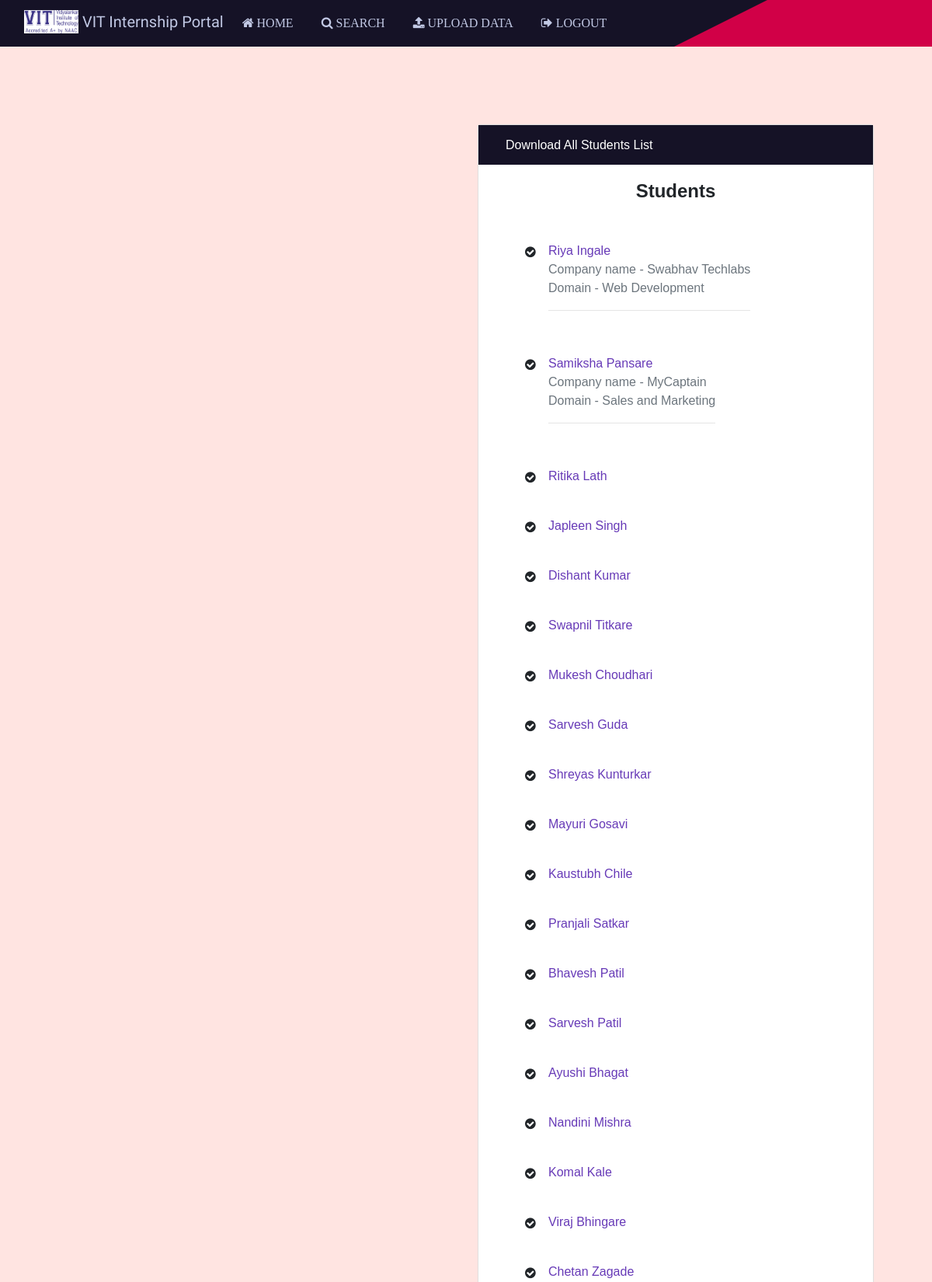
Page /search (signed in, upper part) on the committed database.
### app.py (models this page shows)
class Users(UserMixin, db.Model):
    id = db.Column(db.Integer, primary_key=True)
    fullname = db.Column(db.String(150))
    rollno = db.Column(db.String(15), unique=True)
    password = db.Column(db.String(80))
    mobileno = db.Column(db.String(15))
    email = db.Column(db.String(50))
    dept = db.Column(db.String(15))
    div = db.Column(db.String(15))
    year = db.Column(db.String(15))
    linkedIn_username = db.Column(db.Text)
    role = db.Column(db.Text)

class Internships(db.Model):
    id = db.Column(db.Integer, primary_key=True)
    user_id = db.Column(db.Integer)
    companyname = db.Column(db.Text)
    position = db.Column(db.Text)
    domain = db.Column(db.Text)
    source = db.Column(db.Text)
    skills_acquired = db.Column(db.Text)
    companyrepresentative_name = db.Column(db.Text)
    companyrepresentative_contact = db.Column(db.Text)
    startdate = db.Column(db.Date)
    enddate = db.Column(db.Date)
    offerletter = db.Column(db.LargeBinary)
    offerletter_filename = db.Column(db.Text)
    completioncert = db.Column(db.LargeBinary)
    completioncert_filename = db.Column(db.Text)
    feedback = db.Column(db.Text)
    workenv = db.Column(db.Integer)
    satisfied = db.Column(db.Text)
    recommendation = db.Column(db.Text)
    typeofinternship = db.Column(db.Text)

### app.py (the view, shortened to what this page needs)
@app.route('/search', methods=['GET', 'POST'])
def search():
    if not current_user.is_authenticated:
        return redirect('/admin/login')
    else:
        if current_user.role == "admin":
            allinternships = []
            allstudents = []
            student_data = []
            internship_data = []
            if request.method == "GET":
                allstudents = Users.query.filter(Users.id != 2).all()
                allinternships = Internships.query.all()
                return render_template("search.html", students=allstudents, internships=allinternships, s=True)
        else:
            return "Page for Admin User Only"

### app.py (called while the page is built)
@login_manager.user_loader
def load_user(user_id):
    return Users.query.get(int(user_id))

### templates/search.html (shortened to what this page needs)
<!DOCTYPE html>
<html lang="en">
  <head>
    <link rel="stylesheet" href="../static/css/styles.css" />
    <link rel="stylesheet" href="../static/css/search.css" />
    <link
      rel="stylesheet"
      href="https://cdnjs.cloudflare.com/ajax/libs/font-awesome/4.7.0/css/font-awesome.min.css"
    />
    <link
      rel="stylesheet"
      href="https://maxcdn.bootstrapcdn.com/bootstrap/4.0.0/css/bootstrap.min.css"
    />
  </head>
  <body style="background-color: #ffe4e1">
    <nav class="navbar navbar-expand-lg navbar-red navbar-dark">
      <div class="wrap"></div>
      <div class="container-fluid all-show">
        <a class="navbar-brand" href="#" style="color: #c1c8e4">
          <img
            src="..\static\img\VIT.png"
            width="70"
            height="30"
            class="d-inline-block align-top"
            alt=""
          />
          VIT Internship Portal
        </a>
        <div class="collapse navbar-collapse" id="navbarSupportedContent">
          <ul class="navbar-nav mr-auto mb-2 mb-lg-0">
            <li class="nav-item">
              <a class="nav-link" href="/"><i class="fa fa-home"> Home</i></a>
            </li>
            <li class="nav-item">
              <a class="nav-link" href="/search"
                ><i class="fa fa-search"> Search</i></a
              >
            </li>
            <li class="nav-item">
              <a class="nav-link" href="/admin/dashboard"
                ><i class="fa fa-upload"> Upload Data</i></a
              >
            </li>
             {% if current_user.is_authenticated %}
            <li class="nav-item">
              <a class="nav-link" href="/logout"
                ><i class="fa fa-sign-out"> Logout</i></a
              >
            </li>
            {% endif %}
          </ul>
        </div>
      </div>
    </nav>
    <div class="container">
      <div class="row">
        <div class="s009 col-12 col-lg-6" style="background-color: #ffe4e1">
        </div>
        <div
          class="
            row
            d-flex
            justify-content-center
            mt-100
            mb-100
            col-12 col-lg-6
          "
        >
          <div class="col-12 col-lg-12">
            <div class="card">
              <a class="downloadlistbutton" href="/exportall"
                >Download All Students List</a
              >
              <div class="card-body text-center">
                <h4 class="card-title m-b-0">Students</h4>
              </div>
              {% if s %}
              <ul class="list-style-none">
                {% for user in students %}
                <li class="d-flex no-block card-body">
                  <i class="fa fa-check-circle w-30px m-t-5"></i>
                  <div>
                    <a
                      href="/otherprofile/{{user.id}}"
                      class="m-b-0 font-medium p-0"
                      data-abc="true"
                      >{{user.fullname}}</a
                    >
                    <div class="Company-Names">
                      {% for Internship in internships %} {% if user.id ==
                      Internship.user_id %}
                      <div class="text-muted">
                        Company name - {{Internship.companyname}}
                      </div>
                      <div class="text-muted">
                        Domain - {{Internship.domain}}
                      </div>
                      <hr />
                      {% endif %} {% endfor %}
                    </div>
                  </div>
                </li>
                {% endfor %}
              </ul>
              {% else %}
                <h5 style="font-style: italic">No Students Found</h5>
              {% endif %}
            </div>
          </div>
        </div>
      </div>
    </div>
  </body>
</html>

### static/css/styles.css (style rules this page uses)
:root { --direction: -45deg; }
body { margin: 0; padding: 0; }
.navbar-nav > li > a { text-transform: uppercase; font-size: 12px; margin-right: 20px; color: #C1C8E4; font-size: medium; }
.nav-link { color: #C1C8E4 !important; }
.wrap { width: 100%; position: absolute; height: 100%; background-color: #d10047; clip-path: polygon(81% 0, 100% 0, 100% 50%, 100% 100%, 71% 100%); transition: 1s all; }
.navbar-brand { color: #266150; font-family: "Allerta Stencil", sans-serif; margin-bottom: 4px; font-size: 27px; }
.navbar-red { background-color: #151226; color: #266150; }
.all-show { z-index: 10; }

### static/css/search.css (style rules this page uses)
html { line-height: 1.15; -ms-text-size-adjust: 100%; -webkit-text-size-adjust: 100%; }
body { margin: 0; background-color: #ffe4e1; }
article, aside, footer, header, nav, section { display: block; }
hr { box-sizing: content-box; height: 0; overflow: visible; }
a { background-color: transparent; -webkit-text-decoration-skip: objects; }
img { border-style: none; }
html { height: 100%; }
* { box-sizing: border-box; }
.s009 { min-height: 100vh; display: -ms-flexbox; display: flex; -ms-flex-pack: center; justify-content: center; -ms-flex-align: center; align-items: center; background: #d9eff5; padding: 15px; font-family: "Lato", sans-serif; }
body { background-color: #D32F2F; font-family: 'Calibri', sans-serif !important }
.mt-100 { margin-top: 100px }
.mb-100 { margin-bottom: 100px }
.card { position: relative; display: -webkit-box; display: -ms-flexbox; display: flex; -webkit-box-orient: vertical; -webkit-box-direction: normal; -ms-flex-direction: column; flex-direction: column; min-width: 0; word-wrap: break-word; background-color: #fff; background-clip: border-box; border: 0px solid transparent; border-radius: 0px }
.card-body { -webkit-box-flex: 1; -ms-flex: 1 1 auto; flex: 1 1 auto; padding: 1.25rem }
.card .card-title { position: relative; font-weight: 600; margin-bottom: 10px }
ul.list-style-none li { list-style: none }
ul.list-style-none li a { color: #673AB7; padding: 8px 0px; display: block; text-decoration: none }
.m-t-5 { margin-top: 5px }
.w-30px { width: 30px }
.downloadlistbutton { padding: 0; border: none; display: inline-flex; height: 51px; width: 100%; align-items: center; background: #151226; cursor: pointer; color: #fff !important; position: relative; padding-left: 35px; text-decoration: none; -webkit-transform: perspective(1px) translateZ(0); transform: perspective(1px) translateZ(0); -webkit-transition-duration: 0.3s; transition-duration: 0.3s; font-weight: 400; }

### rows in the picture
Users: fullname "Riya Ingale"
Internships: companyname "Swabhav Techlabs", domain "Web Development"
Users: fullname "Samiksha Pansare"
Internships: companyname "MyCaptain", domain "Sales and Marketing"
Users: fullname "Ritika Lath"
Users: fullname "Japleen Singh"
Users: fullname "Dishant Kumar"
Users: fullname "Swapnil Titkare"
Users: fullname "Mukesh Choudhari"
Users: fullname "Sarvesh Guda"
Users: fullname "Shreyas Kunturkar"
Users: fullname "Mayuri Gosavi"
Users: fullname "Kaustubh Chile"
Users: fullname "Pranjali Satkar"
Users: fullname "Bhavesh Patil"
Users: fullname "Sarvesh Patil"
Users: fullname "Ayushi Bhagat"
Users: fullname "Nandini Mishra"
Users: fullname "Komal Kale"
Users: fullname "Viraj Bhingare"
Users: fullname "Chetan Zagade"
